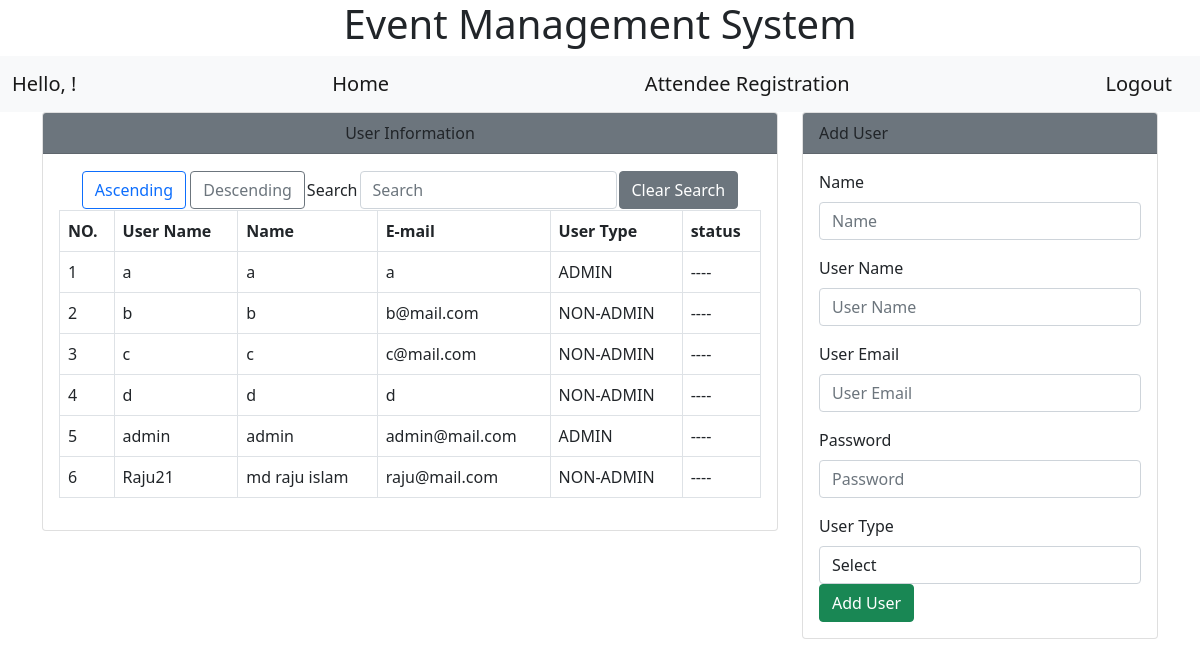
The page /user_manage.php on the database its author committed.
### tables this page shows
CREATE TABLE `users` (
  `id` int(10) NOT NULL,
  `user_id` varchar(255) NOT NULL,
  `user_name` varchar(255) NOT NULL,
  `password` varchar(255) NOT NULL,
  `name` varchar(255) NOT NULL,
  `email` varchar(255) NOT NULL,
  `usertype` varchar(255) NOT NULL
);

### user_manage.php (the view, shortened to what this page needs)
<?php
include('header.php');
include('db_conn.php');
?>
<div class="row">
    <div class="col-8">
        <div class="card text-dark">
            <div class="card-header bg-secondary text-center">User Information</div>
            <div class="card-body" class="table-responsive">
                <table align="center">
                    <tbody>
                        <td>
                            <form action="user_manage.php" method="POST" align="center">
                                <input type="submit" class="btn btn-outline-primary" name="ascending" value="Ascending">
                                <input type="submit" class="btn btn-outline-secondary" name="descending" value="Descending">
                            </form>
                        </td>
                        <td>
                            <label>Search</label>
                        </td>
                        <td>
                            <input class="form-control mr-2" type="search" placeholder="Search" aria-label="Search" id="live_search">
                        </td>
                        <td>
                            <button type="button" class="btn btn-secondary" id="clear-search">Clear Search</button>
                        </td>
                    </tbody>
                </table>
                <table class="table table-bordered" id="searchresult">
                    <thead>
                        <tr>
                            <th scope="col">NO.</th>
                            <th scope="col">User Name</th>
                            <th scope="col">Name</th>
                            <th scope="col">E-mail</th>
                            <th scope="col">User Type</th>
                            <th scope="col">status</th>
                        </tr>
                    </thead>
                    <tbody>
                        <?php
                        if (isset($_POST['ascending'])) {
                            $count = 0;
                            if ($connect->connect_error) {
                                die("Connection failed: " . $conn->connect_error);
                            }
                            $query = "SELECT * FROM users ORDER BY name ASC";
                            if ($result = $connect->query($query)) {
                                if ($result->num_rows > 0) {
                                    while ($row = $result->fetch_assoc()) {
                                        $count++;
                                        echo "<tr>";
                                        echo "<td>{$count}</td>";
                                        echo "<td>{$row['user_name']}</td>";
                                        echo "<td>{$row['name']}</td>";
                                        echo "<td>{$row['email']}</td>";
                                        echo "<td>{$row['usertype']}</td>";
                                        echo "<td>----</td>";
                                        echo "</tr>";
                                    }
                                }
                            }
                        } else {
                            $count = 0;
                            $query = "SELECT * FROM users ";
                            if ($result = $connect->query($query)) {
                                if ($result->num_rows > 0) {
                                    while ($row = $result->fetch_assoc()) {
                                        $count++;
                                        echo "<tr>";
                                        echo "<td>{$count}</td>";
                                        echo "<td>{$row['user_name']}</td>";
                                        echo "<td>{$row['name']}</td>";
                                        echo "<td>{$row['email']}</td>";
                                        echo "<td>{$row['usertype']}</td>";
                                        echo "<td>----</td>";
                                        echo "</tr>";
                                    }
                                }
                            }
                        }
                        ?>
                    </tbody>
                </table>
            </div>
        </div>
    </div>
    <div class="col-4">
        <div class="card text-black  mb-3" style="max-width: 40rem;">
            <div class="card-header bg-secondary">Add User</div>
            <div class="card-body">
                <form action="user_manage_data.php" method="POST">
                    <div class="mb-3">
                        <label class="form-label">Name</label>
                        <input type="text" class="form-control" name="name" placeholder="Name">
                    </div>
                    <div class="mb-3">
                        <label class="form-label">User Name</label>
                        <input type="text" class="form-control" name="uname" placeholder="User Name">
                    </div>
                    <div class="mb-3">
                        <label class="form-label">User Email</label>
                        <br>
                        <input type="text" class="form-control" name="uemail" placeholder="User Email">
                    </div>
                    <div class="mb-3">
                        <label class="form-label">Password</label>
                        <input type="password" class="form-control" name="password" placeholder="Password">
                    </div>
                    <label class="form-label">User Type</label>
                    <select class="form-control" name="usertype">
                        <option value="">Select</option>
                    </select>
                    <button type="submit" class="btn btn-success" name="adduser" value="Add">Add User</button>
                </form>
            </div>
        </div>
    </div>
</div>
</div>
</body>
</html>

### header.php (shortened to what this page needs)
<!DOCTYPE html>
<html>
<head>
     <link href="https://cdn.jsdelivr.net/npm/bootstrap@5.0.0-alpha3/dist/css/bootstrap.min.css" rel="stylesheet">
     <link rel="stylesheet" href="path/to/font-awesome/css/font-awesome.min.css">
     <link rel="stylesheet" href="https://cdn.datatables.net/1.13.4/css/dataTables.bootstrap5.min.css" />
</head>
<body>
     <h1 align="center">Event Management System</h1>
     <nav class="navbar navbar-expand-lg navbar-light bg-light ">
          <div class="container-fluid">
               <a class="navbar-brand" href="#">Hello, <?php echo $_SESSION['name']; ?> !</a>
               <a class="navbar-brand active" aria-current="page" href="home.php">Home</a>
               <a class="navbar-brand" href="attendee_registration.php">Attendee Registration</a>
               <a class="navbar-brand" href="logout.php">Logout</a>
          </div>
     </nav>
     <div class="container">

### rows shown on the page
users: user_name "a", name "a", email "a", usertype "ADMIN"
users: user_name "b", name "b", email "b@mail.com", usertype "NON-ADMIN"
users: user_name "c", name "c", email "c@mail.com", usertype "NON-ADMIN"
users: user_name "d", name "d", email "d", usertype "NON-ADMIN"
users: user_name "admin", name "admin", email "admin@mail.com", usertype "ADMIN"
users: user_name "Raju21", name "md raju islam", email "raju@mail.com", usertype "NON-ADMIN"
